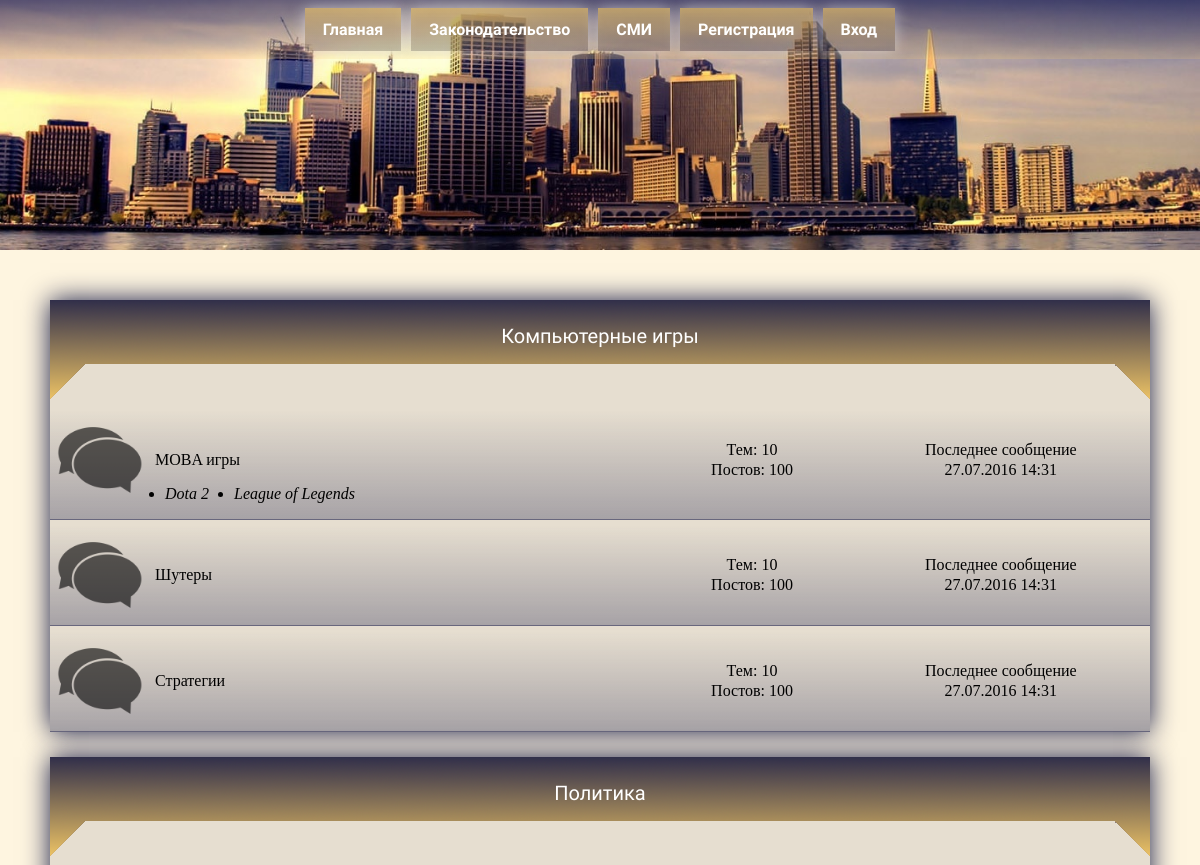
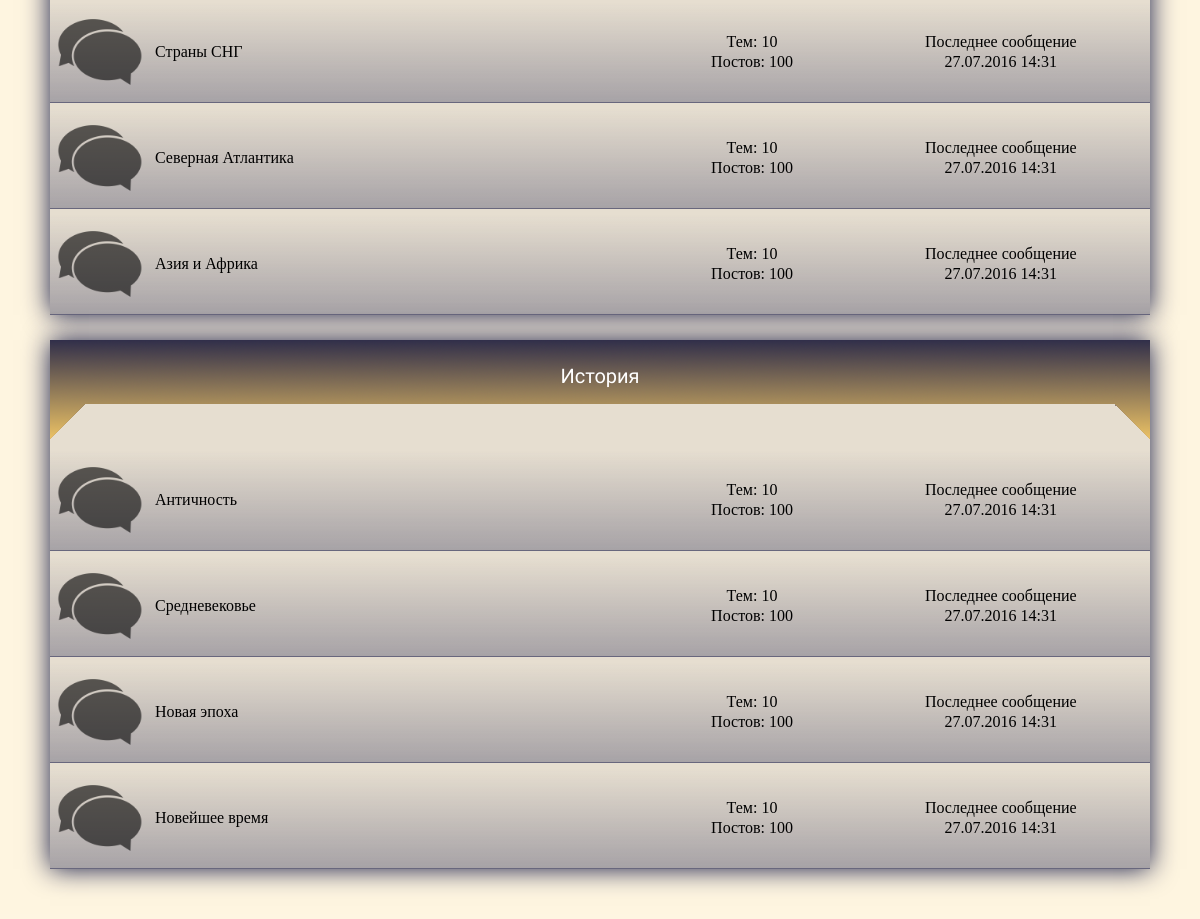
The page / on the database its author committed (2 pictures, top to bottom).
### tables this page shows
CREATE TABLE IF NOT EXISTS `categories` (
  `id` int(11) NOT NULL,
  `title` varchar(100) NOT NULL,
  `description` varchar(200) NOT NULL,
  `position` int(11) NOT NULL
);

CREATE TABLE IF NOT EXISTS `forums` (
  `id` int(11) NOT NULL,
  `category_id` int(11) NOT NULL,
  `parent_forum` int(11) DEFAULT NULL,
  `title` varchar(100) NOT NULL,
  `description` varchar(200) NOT NULL,
  `keywords` varchar(200) NOT NULL,
  `icon` varchar(200) NOT NULL DEFAULT '/img/forum_icon.png',
  `position` int(11) NOT NULL
);

### app/views/PageView.php (called while the page is built, shortened)
<?php
	class PageView
	{
		public function __construct($page, $metaData, $data)
		{
			require_once "app/views/layout/main.php";
		}
	}
?>

### app/controllers/PageController.php (called while the page is built, shortened)
<?php
	class PageController
	{
		protected function render($page, $metaData, $data)
		{
			$pageView = new PageView($page, $metaData, $data);
		}
	}
?>

### app/controllers/page/MainController.php (called while the page is built, shortened)
<?php
	class MainController extends PageController
	{
		private $metaData = ["title" => "forumstate.com - Форумное государство",
							 "keywords" => "forumstate, форумное государство, виртуальное государство, политическая игра",
							 "description" => "Первое в Рунете самоуправляемое форумное государство"];
		public function __construct()
		{
			$categories = new DBCatalog(
				[
					"table" => "categories",
					"columns" => "*",
					"condition" => "",
					"page_count" => null,
					"order" => "ORDER BY `position` ASC",
					"pagin" => false
				]
			);
			$categoriesCatalog = $categories->getCatalog();
			$categoriesCount = count($categoriesCatalog);
			for ($i = 0; $i < $categoriesCount; $i++)
			{
				$forums = new DBCatalog(
					[
						"table" => "forums",
						"columns" => "`id`",
						"condition" => "WHERE `category_id` = :category AND `parent_forum` is null",
						"page_count" => null,
						"order" => "ORDER BY `position` ASC",
						"pagin" => false
					],
					[
						":category" => $categoriesCatalog[$i]["id"]
					]
				);
				$forums = $forums->getCatalog();
				$countForums = count($forums);
				for ($j = 0; $j < $countForums; $j++)
					$forumsCatalog[$i][$j] = new Forum($forums[$j]["id"]);
			}
			$this->render("main", $this->metaData, ["categories" => $categoriesCatalog, "forums" => $forumsCatalog]);
		}
	}
?>

### app/PageRouter.php (called while the page is built, shortened)
<?php
	class PageRouter
	{
		public function __construct($url)
		{
			$controller = new $controllerName();
		}
	}
?>

### index.php (called while the page is built, shortened)
<?php
	$map = require_once "map.php";
	$config = require_once "config.php";
	$dbConnection = new DBConnection();
	$pageRouter = new PageRouter($_SERVER["REQUEST_URI"]);
?>

### app/DBConnection.php (called while the page is built, shortened)
<?php
	class DBConnection
	{
		private $CONNECT;
		public function __construct()
		{
			global $config;
			$this->CONNECT = mysqli_connect($config["db"]["host"], $config["db"]["login"], $config["db"]["password"], $config["db"]["db"]);
			mysqli_set_charset($this->CONNECT, "utf8");
		}
		public function get($query, $count, $args = null)
		{
			$query = $this->screening($query, $args);
			if ($count == "singular")
				return mysqli_fetch_assoc(mysqli_query($this->CONNECT, $query));
			else
			{
				$mysqliQuery = mysqli_query($this->CONNECT, $query);
				while ($row = mysqli_fetch_assoc($mysqliQuery))
				{
					$queryArray[] = $row;
				}
				return $queryArray;
			}
		}
		private function screening($query, $args)
		{
			if ($args)
				foreach ($args as $key => $value)
				{
					$query = str_replace($key, strip_tags(htmlspecialchars($value, ENT_QUOTES)), $query);
				}
			return $query;
		}
	}
?>

### config.php (called while the page is built)
<?php
	return
	[
		"db" => ["host" => "176.106.197.212", "db" => "main", "login" => "root", "password" => ""],
		"menu" =>
		[
			"user" => ["Главная" => "/", "Законодательство" => "/legislation/", "СМИ" => "/mass-media", "Профиль" => "/profile/", "Выход" => "/ouptup/"],
			"guest" => ["Главная" => "/", "Законодательство" => "/legislation/", "СМИ" => "/mass-media", "Регистрация" => "/registration/", "Вход" => "/input/"]
		]
	];
?>

### app/models/DBCatalog.php (called while the page is built, shortened)
<?php
	class DBCatalog
	{
		private $numberPage;
		private $catalog;
		private $limit;
		public function __construct($args, $values = null)
		{
			global $dbConnection;
			$this->dbConnection = $dbConnection;
			$this->table = $args["table"];
			$this->condition = $args["condition"];
			$this->pageCount = $args["page_count"];
			if (!$args["number_page"])
				$this->numberPage = 1;
			else
				$this->numberPage = $args["number_page"];
			if ($this->pageCount == null)
				$this->limit = "";
			else
				$this->limit = "LIMIT " . (($this->numberPage - 1) * $this->pageCount) . ", " . $this->pageCount . "";
			if ($args["pagin"] == true)
				$this->catalog = $this->dbConnection->get("SELECT " . $args["columns"] . " FROM `" . $this->table . "` " . $this->condition . " " . $args["order"] . " " . $this->limit . "", "plural", $values);
			else
				$this->catalog = $this->dbConnection->get("SELECT " . $args["columns"] . " FROM `" . $this->table . "` " . $this->condition . " " . $args["order"] . "", "plural", $values);
		}
		public function getCatalog()
		{
			return $this->catalog;
		}
	}
?>

### app/models/dbobject/Forum.php (called while the page is built, shortened)
<?php
	class Forum extends DBObject
	{
		public function __construct($id)
		{
			$this->table = "forums";
			$this->initObject($id);
		}
		public function getChildrenForums()
		{
			$childrenForums = new DBCatalog(
				[
					"table" => $this->table,
					"columns" => "`id`, `title`",
					"condition" => "WHERE `parent_forum` = :parent_forum",
					"page_count" => null,
					"order" => "ORDER BY `position` ASC",
					"pagin" => false
				],
				[
					":parent_forum" => $this->getAttr("id")
				]
			);
			$childrenForumsCatalog = $childrenForums->getCatalog();
			return $childrenForumsCatalog;
		}
	}
?>

### app/models/DBObject.php (called while the page is built, shortened)
<?php
	class DBObject
	{
		protected $table;
		protected $objectInfo;
		protected function initObject($id)
		{
			global $dbConnection;
			$this->dbConnection = $dbConnection;
			$this->id = $id;
			$this->objectInfo = $this->dbConnection->get("SELECT * FROM `" . $this->table . "` WHERE `id` = ':id'", "singular", [":id" => $this->id]);
		}
		public function getAttr($attr)
		{
			return $this->objectInfo[$attr];
		}
	}
?>

### map.php (called while the page is built)
<?php
	$files = listingDirectory("app");
	$arrayFiles = arrayFiles($files);
	function listingDirectory($dir)
	{
		foreach (glob($dir) as $file_or_dir)
		{
			if (!is_dir($file_or_dir))
				$files[] = $file_or_dir;
			else
				$files[] = listingDirectory($file_or_dir . "/*");
		}
		return $files;
	}
	function arrayFiles($array)
	{
		$arrayFiles = array();
		for ($i = 0; $i < count($array); $i++)
		{
			if (!is_array($array[$i]))
			{
				if ($array[$i])
				{
					$path = str_replace("/", DIRECTORY_SEPARATOR, $array[$i]);
					$arrayFiles[stristr($path, ".", true)] = $array[$i];
				}
			}
			else
				$arrayFiles = array_merge($arrayFiles, arrayFiles($array[$i]));
		}
		return $arrayFiles;
	}
	return $arrayFiles;
?>

### app/views/page/main.php (the view)
<div class="forumCategories">
	<?php
		$countCategories = count($data["categories"]);
		for ($i = 0; $i < $countCategories; $i++)
		{
			echo
			"
				<div class='forumCategory'>
					<div class='forumCategoryTitle'>" . $data["categories"][$i]["title"] . "</div>
			";
			$countForums = count($data["forums"][$i]);
			for ($j = 0; $j < $countForums; $j++)
			{
				$childrenForums = $data["forums"][$i][$j]->getChildrenForums();
				$countChildrenForums = count($childrenForums);
				for ($k = 0; $k < $countChildrenForums; $k++)
				{
					if ($k == 0)
						$childrenForumsDiv[$i][$j] .= "<ul class='childrenForums'>";
					$childrenForumsDiv[$i][$j] .= "<li><a href='/forum/?id=" . $childrenForums[$k]["id"] . "'>" . $childrenForums[$k]["title"] . "</a></li>";
					if ($k == $countChildrenForums - 1)
						$childrenForumsDiv[$i][$j] .= "</ul>";
				}
				echo
				"
					<div class='forum'>
						<img class='forumIcon' src='" . $data["forums"][$i][$j]->getAttr("icon") . "'>
						<div class='forumTitle'>
							<a href='/forum/?id=" . $data["forums"][$i][$j]->getAttr("id") . "'>" . $data["forums"][$i][$j]->getAttr("title") . "</a>
							" . $childrenForumsDiv[$i][$j] . "
						</div>
						<div class='forumCount'>Тем: 10<br>Постов: 100</div>
						<div class='forumLastPost'>Последнее сообщение<br>27.07.2016 14:31</div>
					</div>
				";
			}
			echo "</div>";
		}
	?>
</div>

### app/views/layout/main.php (shortened to what this page needs)
<?php
	global $config;
	global $currentUser;
	if ($currentUser)
		$menuItems = $config["menu"]["user"];
	else
		$menuItems = $config["menu"]["guest"];
?>
<html>
	<head>
		<link href="/assets/css/style.css" rel="stylesheet" type="text/css">
	</head>
	<body>
		<header>
			<nav class="topNavbar">
				<center><?php $mainMenu = new MenuWidget($menuItems, "mainMenu"); ?></center>
			</nav>
		</header>
		<article>
			<?php require_once $content; ?>
		</article>
	</body>
</html>

### app/views/widget/MenuWidget.php (shortened to what this page needs)
<?php
	class MenuWidget
	{
		public function __construct($items, $class)
		{
			echo "<ul class='" . $class . "'>";
			foreach ($items as $key => $value)
				echo "<li><a href='" . $value . "'>" . $key . "</a></li>";
			echo "</ul>";
		}
	}
?>

### assets/css/style.css (style rules this page uses)
body { margin: 0; }
a { text-decoration: none; }
header { height: 250px; background-image: url(/img/header.jpg); background-size: 100% 100%; }
article { background: rgba(251,206,103,0.2); display: flex; }
.topNavbar { position: fixed; width: 100%; padding: 3px 0; background: linear-gradient(to top, rgba(251,206,103,0.2), rgba(21,25,70,0.6)); }
.mainMenu { display: inline-block; margin: 0; padding: 0; }
.mainMenu > li { list-style-type: none; display: inline-block; margin: 5px; background: linear-gradient(to top, rgba(21,25,70,0.2), rgba(251,206,103,0.6)); font-weight: bold; box-shadow: 0 0 15px rgba(255,255,255,0.5); }
.mainMenu > li > a { padding: 12px 18px; display: block; color: white; font-family: 'Bad Script', cursive; }
.forumCategories { margin: 25px auto; width: 1100px; }
.forumCategory { margin: 25px 0; background: rgba(21,25,70,0.1); box-shadow: 0 0 25px rgba(21,25,70,1); }
.forumCategoryTitle { background-image: url(/img/category.png); width: 1100px; height: 100px; text-align: center; color: white; font-size: 20px; line-height: 73px; margin-bottom: 10px; font-family: 'Andika', sans-serif; }
.forum { display: flex; border-bottom: 1px solid rgba(21,25,70,0.6); margin-bottom: 5px; background: linear-gradient(to top, rgba(21,25,70,0.3), transparent); }
.forumIcon { width: 100px; height: 100px; float: left; }
.forumTitle { width: 500px; padding-left: 5px; float: left; }
.forumTitle > a { display: block; color: black; line-height: 50px; padding-top: 25px; }
.forumCount { float: left; width: 200px; padding-top: 30px; line-height: 20px; text-align: center; }
.forumLastPost { width: 300px; padding-top: 30px; line-height: 20px; float: left; text-align: center; }
.childrenForums { margin-top: 0px; padding-left: 10px; float: left; }
.childrenForums > li { font-style: oblique; margin-right: 25px; float: left; }
.childrenForums > li > a { color: black; }

### rows shown on the page
categories: title "Компьютерные игры", forums.icon (picture), forums.title "Dota 2 League of Legends"
forums: title "MOBA игры"
forums: icon (picture), title "Шутеры"
forums: icon (picture), title "Стратегии"
categories: title "Политика"
forums: icon (picture), title "Страны СНГ"
forums: icon (picture), title "Северная Атлантика"
forums: icon (picture), title "Азия и Африка"
categories: title "История"
forums: icon (picture), title "Античность"
forums: icon (picture), title "Средневековье"
forums: icon (picture), title "Новая эпоха"
forums: icon (picture), title "Новейшее время"

### other values the page prints
$key "Главная"
$key "Законодательство"
$key "СМИ"
$key "Регистрация"
$key "Вход"
